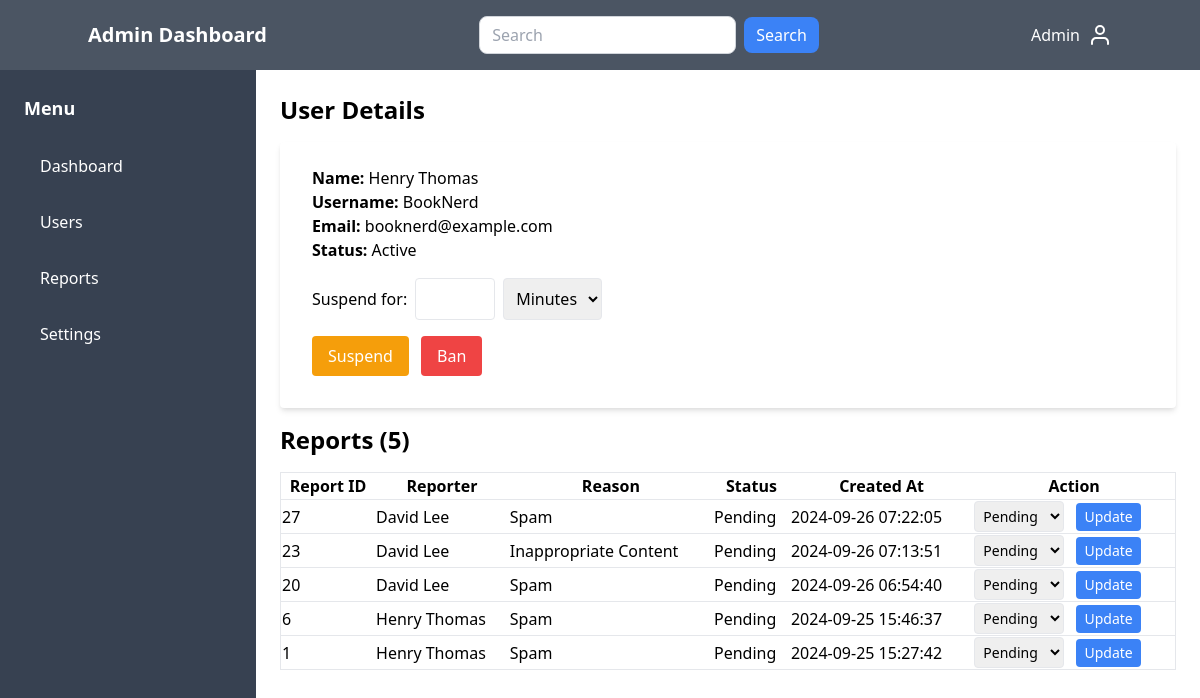
The app's page /admin/view_user.php?id=6, older data.
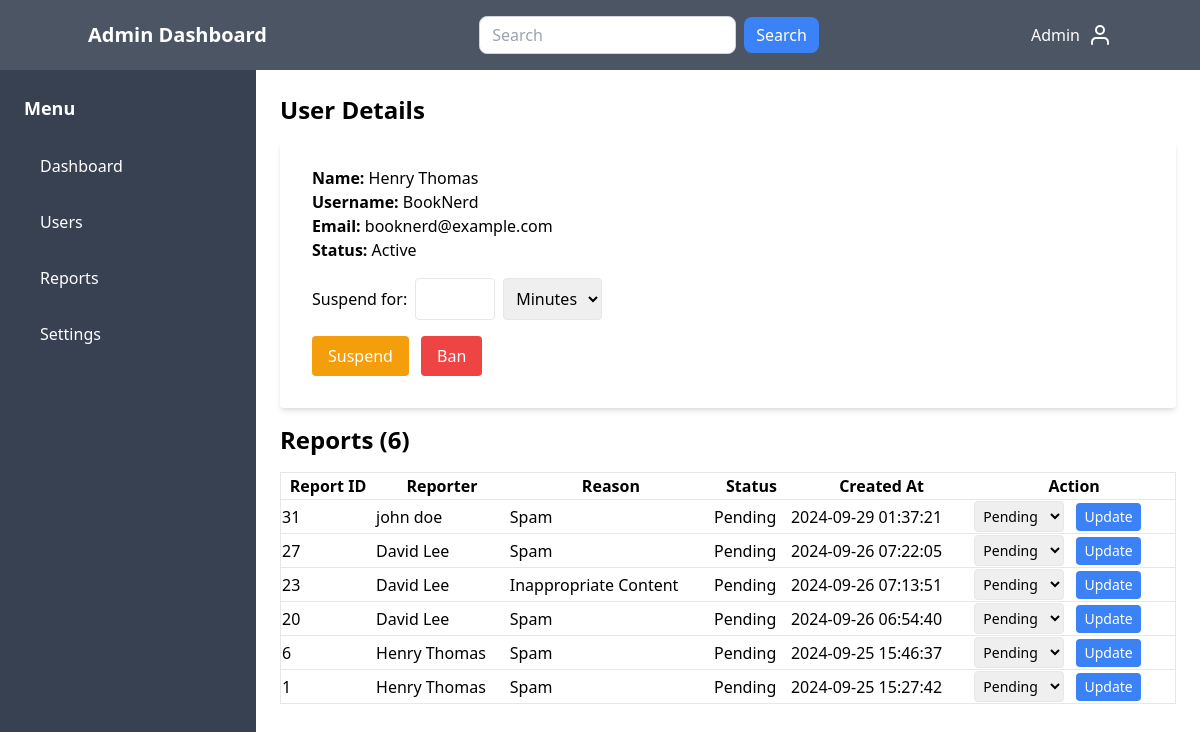
The same page, newer data.
### tables this page shows
CREATE TABLE `users` (
  `UserID` int(11) NOT NULL,
  `Username` varchar(50) NOT NULL,
  `Email` varchar(100) NOT NULL,
  `PasswordHash` varchar(255) NOT NULL,
  `FirstName` varchar(50) DEFAULT NULL,
  `LastName` varchar(50) DEFAULT NULL,
  `ProfilePicture` varchar(255) DEFAULT NULL,
  `Bio` text DEFAULT NULL,
  `JoinDate` datetime DEFAULT current_timestamp(),
  `LastLogin` datetime DEFAULT NULL,
  `IsAdmin` tinyint(1) DEFAULT 0,
  `IsSuspended` tinyint(1) DEFAULT 0,
  `SuspensionEndDate` datetime DEFAULT NULL,
  `IsBanned` tinyint(1) DEFAULT 0,
  `Location` varchar(255) DEFAULT NULL,
  `FavoriteGenres` varchar(255) DEFAULT NULL,
  `DateOfBirth` date DEFAULT NULL
);

CREATE TABLE `reports` (
  `ReportID` int(11) NOT NULL,
  `ReporterID` int(11) DEFAULT NULL,
  `ReportedUserID` int(11) DEFAULT NULL,
  `ReportedPostID` int(11) DEFAULT NULL,
  `ReportedCommentID` int(11) DEFAULT NULL,
  `Reason` text DEFAULT NULL,
  `Status` enum('Pending','Reviewed','Resolved') DEFAULT 'Pending',
  `CreatedAt` datetime DEFAULT current_timestamp(),
  `ResolvedAt` datetime DEFAULT NULL
);

### admin/view_user.php (the view, shortened to what this page needs)
<?php
include('../includes/config.php');
$userId = $_GET['id'];
$userQuery = "SELECT UserID, Username, Email, FirstName, LastName, IsSuspended, SuspensionEndDate, IsBanned
              FROM Users WHERE UserID = ?";
$userStmt = $pdo->prepare($userQuery);
$userStmt->execute([$userId]);
$user = $userStmt->fetch(PDO::FETCH_ASSOC);
$reportsQuery = "SELECT r.ReportID, r.Reason, r.Status, r.CreatedAt,
                 CONCAT(u.FirstName, ' ', u.LastName) AS ReporterName
                 FROM Reports r
                 JOIN Users u ON r.ReporterID = u.UserID
                 WHERE r.ReportedUserID = ?
                 ORDER BY r.CreatedAt DESC";
$reportsStmt = $pdo->prepare($reportsQuery);
$reportsStmt->execute([$userId]);
$reports = $reportsStmt->fetchAll(PDO::FETCH_ASSOC);
$reportCount = count($reports);
?>
<!DOCTYPE html>
<html lang="en">
<head>
    <link href="https://cdn.jsdelivr.net/npm/tailwindcss@2.2.19/dist/tailwind.min.css" rel="stylesheet">
    <link rel="stylesheet" href="assets/css/style.css">
</head>
<body>
    <?php include('components/header.php'); ?>
    <div class="flex">
        <?php include('components/sidebar.php'); ?>
        <main class="flex-1 p-6">
            <div class="container mx-auto">
                <h2 class="text-2xl font-semibold mb-4">User Details</h2>
                <div class="bg-white shadow-md rounded px-8 pt-6 pb-8 mb-4">
                    <p><strong>Name:</strong> <?= htmlspecialchars($user['FirstName'] . ' ' . $user['LastName']) ?></p>
                    <p><strong>Username:</strong> <?= htmlspecialchars($user['Username']) ?></p>
                    <p><strong>Email:</strong> <?= htmlspecialchars($user['Email']) ?></p>
                    <p><strong>Status:</strong>
                        <?php
                        if ($user['IsBanned']) {
                            echo 'Banned';
                        } elseif ($user['IsSuspended']) {
                            echo 'Suspended until ' . $user['SuspensionEndDate'];
                        } else {
                            echo 'Active';
                        }
                        ?>
                    </p>
                    <form action="view_user.php?id=<?= $userId ?>" method="POST" class="mt-4">
                        <?php if (!$user['IsBanned'] && !$user['IsSuspended']): ?>
                            <div class="flex items-center mb-4">
                                <label for="suspension_time_value" class="mr-2">Suspend for:</label>
                                <input type="number" name="suspension_time_value" id="suspension_time_value" min="1" required class="border p-2 rounded w-20 mr-2">
                                <select name="suspension_time_unit" id="suspension_time_unit" required class="border p-2 rounded">
                                    <option value="minutes">Minutes</option>
                                </select>
                            </div>
                            <button type="submit" name="action" value="suspend" class="bg-yellow-500 text-white rounded px-4 py-2 mr-2">Suspend</button>
                            <button type="submit" name="action" value="ban" class="bg-red-500 text-white rounded px-4 py-2">Ban</button>
                        <?php elseif ($user['IsSuspended']): ?>
                            <button type="submit" name="action" value="unsuspend" class="bg-green-500 text-white rounded px-4 py-2">Unsuspend</button>
                        <?php elseif ($user['IsBanned']): ?>
                            <button type="submit" name="action" value="unban" class="bg-green-500 text-white rounded px-4 py-2">Unban</button>
                        <?php endif; ?>
                    </form>
                </div>
                <h2 class="text-2xl font-semibold mb-4">Reports (<?= $reportCount ?>)</h2>
                <table class="min-w-full bg-white border border-gray-200">
                    <thead>
                        <tr>
                            <th class="border-b">Report ID</th>
                            <th class="border-b">Reporter</th>
                            <th class="border-b">Reason</th>
                            <th class="border-b">Status</th>
                            <th class="border-b">Created At</th>
                            <th class="border-b">Action</th>
                        </tr>
                    </thead>
                    <tbody>
                        <?php foreach ($reports as $report): ?>
                            <tr>
                                <td class="border-b"><?= htmlspecialchars($report['ReportID']) ?></td>
                                <td class="border-b"><?= htmlspecialchars($report['ReporterName']) ?></td>
                                <td class="border-b"><?= htmlspecialchars($report['Reason']) ?></td>
                                <td class="border-b"><?= htmlspecialchars($report['Status']) ?></td>
                                <td class="border-b"><?= htmlspecialchars($report['CreatedAt']) ?></td>
                                <td class="border-b">
                                    <form action="change_report_status.php" method="POST" class="inline">
                                        <select name="status" class="border rounded p-1 text-sm">
                                            <option value="Pending" <?= $report['Status'] == 'Pending' ? 'selected' : '' ?>>Pending</option>
                                        </select>
                                        <button type="submit" class="bg-blue-500 text-white rounded px-2 py-1 ml-2 text-sm">Update</button>
                                    </form>
                                </td>
                            </tr>
                        <?php endforeach; ?>
                    </tbody>
                </table>
            </div>
        </main>
    </div>
</body>
</html>

### admin/components/header.php (shortened to what this page needs)
<header class="bg-gray-600 text-white p-4">
    <div class="container mx-auto flex justify-between items-center">
        <h1 class="text-xl font-bold">Admin Dashboard</h1>
        <div class="relative">
                <form class="flex items-center">
                    <input type="search" placeholder="Search" class="border border-gray-300 rounded-lg px-3 py-1.5 focus:outline-none focus:ring-2 focus:ring-blue-500">
                    <button type="submit" class="ml-2 px-3 py-1.5 bg-blue-500 text-white rounded-lg hover:bg-blue-600">Search</button>
                </form>
            </div>
                <div class="relative" id="profileDropdown">
                    <button class="flex items-center space-x-2 text-white-900 hover:text-blue-600" id="profileButton">
                        <span>Admin</span>
                    </button>
                </div>
        </div>
</header>

### admin/components/sidebar.php (shortened to what this page needs)
<aside class="w-64 bg-gray-700 text-white h-screen">
    <div class="p-6">
        <h2 class="text-lg font-semibold">Menu</h2>
        <nav class="mt-6">
            <ul>
                <li class="mb-4">
                    <a href="index.php" class="block py-2 px-4 hover:bg-gray-600 rounded">Dashboard</a>
                </li>
                <li class="mb-4">
                    <a href="users_info.php" class="block py-2 px-4 hover:bg-gray-600 rounded">Users</a>
                </li>
                <li class="mb-4">
                    <button class="w-full text-left py-2 px-4 hover:bg-gray-600 rounded focus:outline-none" onclick="toggleDropdown('reportsDropdown')">Reports</button>
                </li>
                <li class="mb-4">
                    <a href="settings.php" class="block py-2 px-4 hover:bg-gray-600 rounded">Settings</a>
                </li>
            </ul>
        </nav>
    </div>
</aside>

Row changes from the older to the newer data that the page shows:
added reports: ReportID "31", ReporterName "john doe", Reason "Spam", Status "Pending", CreatedAt "2024-09-29 01:37:21", status "Pending"
Text that changed along with them:
$reportCount: "5" → "6"
